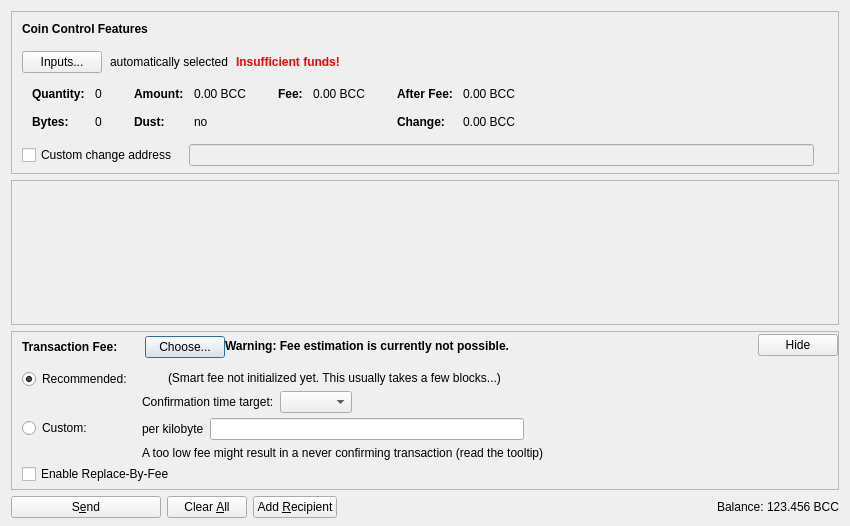
<?xml version="1.0" encoding="UTF-8"?>
<ui version="4.0">
 <class>SendCoinsDialog</class>
 <widget class="QDialog" name="SendCoinsDialog">
  <property name="geometry">
   <rect>
    <x>0</x>
    <y>0</y>
    <width>850</width>
    <height>526</height>
   </rect>
  </property>
  <property name="windowTitle">
   <string>Send Coins</string>
  </property>
  <layout class="QVBoxLayout" name="verticalLayout" stretch="0,1,0,0">
   <property name="bottomMargin">
    <number>8</number>
   </property>
   <item>
    <widget class="QFrame" name="frameCoinControl">
     <property name="sizePolicy">
      <sizepolicy hsizetype="Expanding" vsizetype="Expanding">
       <horstretch>0</horstretch>
       <verstretch>0</verstretch>
      </sizepolicy>
     </property>
     <property name="maximumSize">
      <size>
       <width>16777215</width>
       <height>16777215</height>
      </size>
     </property>
     <property name="frameShape">
      <enum>QFrame::StyledPanel</enum>
     </property>
     <property name="frameShadow">
      <enum>QFrame::Sunken</enum>
     </property>
     <layout class="QVBoxLayout" name="verticalLayoutCoinControl2">
      <property name="spacing">
       <number>0</number>
      </property>
      <property name="leftMargin">
       <number>0</number>
      </property>
      <property name="topMargin">
       <number>0</number>
      </property>
      <property name="rightMargin">
       <number>0</number>
      </property>
      <property name="bottomMargin">
       <number>6</number>
      </property>
      <item>
       <layout class="QVBoxLayout" name="verticalLayoutCoinControl" stretch="0,0,0,0,1">
        <property name="spacing">
         <number>0</number>
        </property>
        <property name="leftMargin">
         <number>10</number>
        </property>
        <property name="topMargin">
         <number>10</number>
        </property>
        <item>
         <layout class="QHBoxLayout" name="horizontalLayoutCoinControl1">
          <property name="bottomMargin">
           <number>15</number>
          </property>
          <item>
           <widget class="QLabel" name="labelCoinControlFeatures">
            <property name="sizePolicy">
             <sizepolicy hsizetype="Preferred" vsizetype="Maximum">
              <horstretch>0</horstretch>
              <verstretch>0</verstretch>
             </sizepolicy>
            </property>
            <property name="font">
             <font>
              <weight>75</weight>
              <bold>true</bold>
             </font>
            </property>
            <property name="styleSheet">
             <string notr="true">font-weight:bold;</string>
            </property>
            <property name="text">
             <string>Coin Control Features</string>
            </property>
           </widget>
          </item>
         </layout>
        </item>
        <item>
         <layout class="QHBoxLayout" name="horizontalLayoutCoinControl2" stretch="0,0,0,0">
          <property name="spacing">
           <number>8</number>
          </property>
          <property name="bottomMargin">
           <number>10</number>
          </property>
          <item>
           <widget class="QPushButton" name="pushButtonCoinControl">
            <property name="styleSheet">
             <string notr="true"/>
            </property>
            <property name="text">
             <string>Inputs...</string>
            </property>
            <property name="autoDefault">
             <bool>false</bool>
            </property>
           </widget>
          </item>
          <item>
           <widget class="QLabel" name="labelCoinControlAutomaticallySelected">
            <property name="text">
             <string>automatically selected</string>
            </property>
            <property name="margin">
             <number>5</number>
            </property>
           </widget>
          </item>
          <item>
           <widget class="QLabel" name="labelCoinControlInsuffFunds">
            <property name="font">
             <font>
              <weight>75</weight>
              <bold>true</bold>
             </font>
            </property>
            <property name="styleSheet">
             <string notr="true">color:red;font-weight:bold;</string>
            </property>
            <property name="text">
             <string>Insufficient funds!</string>
            </property>
            <property name="margin">
             <number>5</number>
            </property>
           </widget>
          </item>
          <item>
           <spacer name="horizontalSpacerCoinControl">
            <property name="orientation">
             <enum>Qt::Horizontal</enum>
            </property>
            <property name="sizeHint" stdset="0">
             <size>
              <width>40</width>
              <height>1</height>
             </size>
            </property>
           </spacer>
          </item>
         </layout>
        </item>
        <item>
         <widget class="QWidget" name="widgetCoinControl" native="true">
          <property name="sizePolicy">
           <sizepolicy hsizetype="Preferred" vsizetype="Preferred">
            <horstretch>0</horstretch>
            <verstretch>0</verstretch>
           </sizepolicy>
          </property>
          <property name="minimumSize">
           <size>
            <width>0</width>
            <height>0</height>
           </size>
          </property>
          <property name="styleSheet">
           <string notr="true"/>
          </property>
          <layout class="QHBoxLayout" name="horizontalLayoutCoinControl5">
           <property name="leftMargin">
            <number>0</number>
           </property>
           <property name="topMargin">
            <number>0</number>
           </property>
           <property name="rightMargin">
            <number>0</number>
           </property>
           <property name="bottomMargin">
            <number>0</number>
           </property>
           <item>
            <layout class="QHBoxLayout" name="horizontalLayoutCoinControl3" stretch="0,0,0,1">
             <property name="spacing">
              <number>20</number>
             </property>
             <property name="topMargin">
              <number>0</number>
             </property>
             <property name="bottomMargin">
              <number>10</number>
             </property>
             <item>
              <layout class="QFormLayout" name="formLayoutCoinControl1">
               <property name="horizontalSpacing">
                <number>10</number>
               </property>
               <property name="verticalSpacing">
                <number>14</number>
               </property>
               <property name="leftMargin">
                <number>10</number>
               </property>
               <property name="topMargin">
                <number>4</number>
               </property>
               <property name="rightMargin">
                <number>6</number>
               </property>
               <item row="0" column="0">
                <widget class="QLabel" name="labelCoinControlQuantityText">
                 <property name="font">
                  <font>
                   <weight>75</weight>
                   <bold>true</bold>
                  </font>
                 </property>
                 <property name="text">
                  <string>Quantity:</string>
                 </property>
                 <property name="margin">
                  <number>0</number>
                 </property>
                </widget>
               </item>
               <item row="0" column="1">
                <widget class="QLabel" name="labelCoinControlQuantity">
                 <property name="cursor">
                  <cursorShape>IBeamCursor</cursorShape>
                 </property>
                 <property name="contextMenuPolicy">
                  <enum>Qt::ActionsContextMenu</enum>
                 </property>
                 <property name="text">
                  <string notr="true">0</string>
                 </property>
                 <property name="margin">
                  <number>0</number>
                 </property>
                 <property name="textInteractionFlags">
                  <set>Qt::LinksAccessibleByMouse|Qt::TextSelectableByKeyboard|Qt::TextSelectableByMouse</set>
                 </property>
                </widget>
               </item>
               <item row="1" column="0">
                <widget class="QLabel" name="labelCoinControlBytesText">
                 <property name="font">
                  <font>
                   <weight>75</weight>
                   <bold>true</bold>
                  </font>
                 </property>
                 <property name="text">
                  <string>Bytes:</string>
                 </property>
                </widget>
               </item>
               <item row="1" column="1">
                <widget class="QLabel" name="labelCoinControlBytes">
                 <property name="cursor">
                  <cursorShape>IBeamCursor</cursorShape>
                 </property>
                 <property name="contextMenuPolicy">
                  <enum>Qt::ActionsContextMenu</enum>
                 </property>
                 <property name="text">
                  <string notr="true">0</string>
                 </property>
                 <property name="textInteractionFlags">
                  <set>Qt::LinksAccessibleByMouse|Qt::TextSelectableByKeyboard|Qt::TextSelectableByMouse</set>
                 </property>
                </widget>
               </item>
              </layout>
             </item>
             <item>
              <layout class="QFormLayout" name="formLayoutCoinControl2">
               <property name="horizontalSpacing">
                <number>10</number>
               </property>
               <property name="verticalSpacing">
                <number>14</number>
               </property>
               <property name="leftMargin">
                <number>6</number>
               </property>
               <property name="topMargin">
                <number>4</number>
               </property>
               <property name="rightMargin">
                <number>6</number>
               </property>
               <item row="0" column="0">
                <widget class="QLabel" name="labelCoinControlAmountText">
                 <property name="font">
                  <font>
                   <weight>75</weight>
                   <bold>true</bold>
                  </font>
                 </property>
                 <property name="text">
                  <string>Amount:</string>
                 </property>
                 <property name="margin">
                  <number>0</number>
                 </property>
                </widget>
               </item>
               <item row="0" column="1">
                <widget class="QLabel" name="labelCoinControlAmount">
                 <property name="cursor">
                  <cursorShape>IBeamCursor</cursorShape>
                 </property>
                 <property name="contextMenuPolicy">
                  <enum>Qt::ActionsContextMenu</enum>
                 </property>
                 <property name="text">
                  <string notr="true">0.00 BCC</string>
                 </property>
                 <property name="textInteractionFlags">
                  <set>Qt::LinksAccessibleByMouse|Qt::TextSelectableByKeyboard|Qt::TextSelectableByMouse</set>
                 </property>
                </widget>
               </item>
               <item row="1" column="0">
                <widget class="QLabel" name="labelCoinControlLowOutputText">
                 <property name="font">
                  <font>
                   <weight>75</weight>
                   <bold>true</bold>
                  </font>
                 </property>
                 <property name="text">
                  <string>Dust:</string>
                 </property>
                </widget>
               </item>
               <item row="1" column="1">
                <widget class="QLabel" name="labelCoinControlLowOutput">
                 <property name="cursor">
                  <cursorShape>IBeamCursor</cursorShape>
                 </property>
                 <property name="contextMenuPolicy">
                  <enum>Qt::ActionsContextMenu</enum>
                 </property>
                 <property name="text">
                  <string notr="true">no</string>
                 </property>
                 <property name="textInteractionFlags">
                  <set>Qt::LinksAccessibleByMouse|Qt::TextSelectableByKeyboard|Qt::TextSelectableByMouse</set>
                 </property>
                </widget>
               </item>
              </layout>
             </item>
             <item>
              <layout class="QFormLayout" name="formLayoutCoinControl3">
               <property name="horizontalSpacing">
                <number>10</number>
               </property>
               <property name="verticalSpacing">
                <number>14</number>
               </property>
               <property name="leftMargin">
                <number>6</number>
               </property>
               <property name="topMargin">
                <number>4</number>
               </property>
               <property name="rightMargin">
                <number>6</number>
               </property>
               <item row="0" column="0">
                <widget class="QLabel" name="labelCoinControlFeeText">
                 <property name="font">
                  <font>
                   <weight>75</weight>
                   <bold>true</bold>
                  </font>
                 </property>
                 <property name="text">
                  <string>Fee:</string>
                 </property>
                 <property name="margin">
                  <number>0</number>
                 </property>
                </widget>
               </item>
               <item row="0" column="1">
                <widget class="QLabel" name="labelCoinControlFee">
                 <property name="cursor">
                  <cursorShape>IBeamCursor</cursorShape>
                 </property>
                 <property name="contextMenuPolicy">
                  <enum>Qt::ActionsContextMenu</enum>
                 </property>
                 <property name="text">
                  <string notr="true">0.00 BCC</string>
                 </property>
                 <property name="textInteractionFlags">
                  <set>Qt::LinksAccessibleByMouse|Qt::TextSelectableByKeyboard|Qt::TextSelectableByMouse</set>
                 </property>
                </widget>
               </item>
              </layout>
             </item>
             <item>
              <layout class="QFormLayout" name="formLayoutCoinControl4">
               <property name="horizontalSpacing">
                <number>10</number>
               </property>
               <property name="verticalSpacing">
                <number>14</number>
               </property>
               <property name="leftMargin">
                <number>6</number>
               </property>
               <property name="topMargin">
                <number>4</number>
               </property>
               <property name="rightMargin">
                <number>6</number>
               </property>
               <item row="0" column="0">
                <widget class="QLabel" name="labelCoinControlAfterFeeText">
                 <property name="font">
                  <font>
                   <weight>75</weight>
                   <bold>true</bold>
                  </font>
                 </property>
                 <property name="text">
                  <string>After Fee:</string>
                 </property>
                 <property name="margin">
                  <number>0</number>
                 </property>
                </widget>
               </item>
               <item row="0" column="1">
                <widget class="QLabel" name="labelCoinControlAfterFee">
                 <property name="cursor">
                  <cursorShape>IBeamCursor</cursorShape>
                 </property>
                 <property name="contextMenuPolicy">
                  <enum>Qt::ActionsContextMenu</enum>
                 </property>
                 <property name="text">
                  <string notr="true">0.00 BCC</string>
                 </property>
                 <property name="textInteractionFlags">
                  <set>Qt::LinksAccessibleByMouse|Qt::TextSelectableByKeyboard|Qt::TextSelectableByMouse</set>
                 </property>
                </widget>
               </item>
               <item row="1" column="0">
                <widget class="QLabel" name="labelCoinControlChangeText">
                 <property name="font">
                  <font>
                   <weight>75</weight>
                   <bold>true</bold>
                  </font>
                 </property>
                 <property name="text">
                  <string>Change:</string>
                 </property>
                </widget>
               </item>
               <item row="1" column="1">
                <widget class="QLabel" name="labelCoinControlChange">
                 <property name="cursor">
                  <cursorShape>IBeamCursor</cursorShape>
                 </property>
                 <property name="contextMenuPolicy">
                  <enum>Qt::ActionsContextMenu</enum>
                 </property>
                 <property name="text">
                  <string notr="true">0.00 BCC</string>
                 </property>
                 <property name="textInteractionFlags">
                  <set>Qt::LinksAccessibleByMouse|Qt::TextSelectableByKeyboard|Qt::TextSelectableByMouse</set>
                 </property>
                </widget>
               </item>
              </layout>
             </item>
            </layout>
           </item>
          </layout>
         </widget>
        </item>
        <item>
         <layout class="QHBoxLayout" name="horizontalLayoutCoinControl4" stretch="0,0,0">
          <property name="spacing">
           <number>12</number>
          </property>
          <property name="sizeConstraint">
           <enum>QLayout::SetDefaultConstraint</enum>
          </property>
          <property name="topMargin">
           <number>5</number>
          </property>
          <property name="rightMargin">
           <number>5</number>
          </property>
          <item>
           <widget class="QCheckBox" name="checkBoxCoinControlChange">
            <property name="toolTip">
             <string>If this is activated, but the change address is empty or invalid, change will be sent to a newly generated address.</string>
            </property>
            <property name="text">
             <string>Custom change address</string>
            </property>
           </widget>
          </item>
          <item>
           <widget class="QValidatedLineEdit" name="lineEditCoinControlChange">
            <property name="enabled">
             <bool>false</bool>
            </property>
            <property name="sizePolicy">
             <sizepolicy hsizetype="Expanding" vsizetype="Fixed">
              <horstretch>0</horstretch>
              <verstretch>0</verstretch>
             </sizepolicy>
            </property>
           </widget>
          </item>
          <item>
           <widget class="QLabel" name="labelCoinControlChangeLabel">
            <property name="sizePolicy">
             <sizepolicy hsizetype="Preferred" vsizetype="Expanding">
              <horstretch>0</horstretch>
              <verstretch>0</verstretch>
             </sizepolicy>
            </property>
            <property name="minimumSize">
             <size>
              <width>0</width>
              <height>0</height>
             </size>
            </property>
            <property name="text">
             <string/>
            </property>
            <property name="margin">
             <number>3</number>
            </property>
           </widget>
          </item>
         </layout>
        </item>
        <item>
         <spacer name="verticalSpacerCoinControl">
          <property name="orientation">
           <enum>Qt::Vertical</enum>
          </property>
          <property name="sizeHint" stdset="0">
           <size>
            <width>800</width>
            <height>1</height>
           </size>
          </property>
         </spacer>
        </item>
       </layout>
      </item>
     </layout>
    </widget>
   </item>
   <item>
    <widget class="QScrollArea" name="scrollArea">
     <property name="widgetResizable">
      <bool>true</bool>
     </property>
     <widget class="QWidget" name="scrollAreaWidgetContents">
      <property name="geometry">
       <rect>
        <x>0</x>
        <y>0</y>
        <width>830</width>
        <height>104</height>
       </rect>
      </property>
      <layout class="QVBoxLayout" name="verticalLayout_2" stretch="0,1">
       <property name="leftMargin">
        <number>0</number>
       </property>
       <property name="topMargin">
        <number>0</number>
       </property>
       <property name="rightMargin">
        <number>0</number>
       </property>
       <property name="bottomMargin">
        <number>0</number>
       </property>
       <item>
        <layout class="QVBoxLayout" name="entries">
         <property name="spacing">
          <number>6</number>
         </property>
        </layout>
       </item>
       <item>
        <spacer name="verticalSpacer">
         <property name="orientation">
          <enum>Qt::Vertical</enum>
         </property>
         <property name="sizeHint" stdset="0">
          <size>
           <width>20</width>
           <height>40</height>
          </size>
         </property>
        </spacer>
       </item>
      </layout>
     </widget>
    </widget>
   </item>
   <item>
    <widget class="QFrame" name="frameFee">
     <property name="sizePolicy">
      <sizepolicy hsizetype="Expanding" vsizetype="Expanding">
       <horstretch>0</horstretch>
       <verstretch>0</verstretch>
      </sizepolicy>
     </property>
     <property name="maximumSize">
      <size>
       <width>16777215</width>
       <height>16777215</height>
      </size>
     </property>
     <property name="frameShape">
      <enum>QFrame::StyledPanel</enum>
     </property>
     <property name="frameShadow">
      <enum>QFrame::Sunken</enum>
     </property>
     <layout class="QVBoxLayout" name="verticalLayoutFee1">
      <property name="spacing">
       <number>0</number>
      </property>
      <property name="leftMargin">
       <number>0</number>
      </property>
      <property name="topMargin">
       <number>0</number>
      </property>
      <property name="rightMargin">
       <number>0</number>
      </property>
      <property name="bottomMargin">
       <number>0</number>
      </property>
      <item>
       <layout class="QVBoxLayout" name="verticalLayoutFee2" stretch="0,0,0">
        <property name="spacing">
         <number>0</number>
        </property>
        <property name="leftMargin">
         <number>10</number>
        </property>
        <property name="topMargin">
         <number>0</number>
        </property>
        <item>
         <layout class="QHBoxLayout" name="horizontalLayoutFee1">
          <property name="bottomMargin">
           <number>0</number>
          </property>
          <item>
           <layout class="QVBoxLayout" name="verticalLayoutFee7">
            <property name="spacing">
             <number>0</number>
            </property>
            <item>
             <spacer name="verticalSpacerSmartFee">
              <property name="orientation">
               <enum>Qt::Vertical</enum>
              </property>
              <property name="sizeType">
               <enum>QSizePolicy::Fixed</enum>
              </property>
              <property name="sizeHint" stdset="0">
               <size>
                <width>1</width>
                <height>4</height>
               </size>
              </property>
             </spacer>
            </item>
            <item>
             <layout class="QHBoxLayout" name="horizontalLayoutSmartFee">
              <property name="spacing">
               <number>10</number>
              </property>
              <item>
               <widget class="QLabel" name="labelFeeHeadline">
                <property name="sizePolicy">
                 <sizepolicy hsizetype="Preferred" vsizetype="Maximum">
                  <horstretch>0</horstretch>
                  <verstretch>0</verstretch>
                 </sizepolicy>
                </property>
                <property name="font">
                 <font>
                  <weight>75</weight>
                  <bold>true</bold>
                 </font>
                </property>
                <property name="styleSheet">
                 <string notr="true">font-weight:bold;</string>
                </property>
                <property name="text">
                 <string>Transaction Fee:</string>
                </property>
               </widget>
              </item>
              <item>
               <widget class="QLabel" name="labelFeeMinimized">
                <property name="text">
                 <string/>
                </property>
               </widget>
              </item>
              <item>
               <widget class="QPushButton" name="buttonChooseFee">
                <property name="text">
                 <string>Choose...</string>
                </property>
               </widget>
              </item>
             </layout>
            </item>
            <item>
             <spacer name="verticalSpacer_5">
              <property name="orientation">
               <enum>Qt::Vertical</enum>
              </property>
              <property name="sizeHint" stdset="0">
               <size>
                <width>1</width>
                <height>1</height>
               </size>
              </property>
             </spacer>
            </item>
           </layout>
          </item>
          <item>
           <widget class="QLabel" name="fallbackFeeWarningLabel">
            <property name="toolTip">
             <string>Using the fallbackfee can result in sending a transaction that will take several hours or days (or never) to confirm. Consider choosing your fee manually or wait until you have validated the complete chain.</string>
            </property>
            <property name="font">
            <font>
                <weight>75</weight>
                <bold>true</bold>
            </font>
            </property>
            <property name="text">
             <string>Warning: Fee estimation is currently not possible.</string>
            </property>
            <property name="wordWrap">
             <bool>false</bool>
            </property>
           </widget>
          </item>
          <item>
           <spacer name="horizontalSpacer_4">
            <property name="orientation">
             <enum>Qt::Horizontal</enum>
            </property>
            <property name="sizeType">
             <enum>QSizePolicy::MinimumExpanding</enum>
            </property>
            <property name="sizeHint" stdset="0">
             <size>
              <width>40</width>
              <height>20</height>
             </size>
            </property>
           </spacer>
          </item>
          <item>
           <widget class="QPushButton" name="buttonMinimizeFee">
            <property name="toolTip">
             <string>Hide transaction fee settings</string>
            </property>
            <property name="text">
             <string>Hide</string>
            </property>
           </widget>
          </item>
         </layout>
        </item>
        <item>
         <widget class="QFrame" name="frameFeeSelection">
          <layout class="QVBoxLayout" name="verticalLayoutFee12">
           <property name="spacing">
            <number>0</number>
           </property>
           <property name="leftMargin">
            <number>0</number>
           </property>
           <property name="topMargin">
            <number>0</number>
           </property>
           <property name="rightMargin">
            <number>0</number>
           </property>
           <property name="bottomMargin">
            <number>0</number>
           </property>
           <item>
            <layout class="QGridLayout" name="gridLayoutFee">
             <property name="topMargin">
              <number>10</number>
             </property>
             <property name="bottomMargin">
              <number>4</number>
             </property>
             <property name="horizontalSpacing">
              <number>10</number>
             </property>
             <property name="verticalSpacing">
              <number>4</number>
             </property>
             <item row="1" column="1">
              <layout class="QVBoxLayout" name="verticalLayoutFee8">
               <property name="spacing">
                <number>6</number>
               </property>
               <item>
                <layout class="QHBoxLayout" name="horizontalLayoutFee13">
                 <item>
                  <widget class="QLabel" name="labelCustomPerKilobyte">
                   <property name="toolTip">
                    <string>Specify a custom fee per kB (1,000 bytes) of the transaction's virtual size.

Note:  Since the fee is calculated on a per-byte basis, a fee of "100 satoshis per kB" for a transaction size of 500 bytes (half of 1 kB) would ultimately yield a fee of only 50 satoshis.</string>
                   </property>
                   <property name="text">
                    <string>per kilobyte</string>
                   </property>
                  </widget>
                 </item>
                 <item>
                  <widget class="BitcoinClassicAmountField" name="customFee"/>
                 </item>
                 <item>
                  <spacer name="horizontalSpacer_6">
                   <property name="orientation">
                    <enum>Qt::Horizontal</enum>
                   </property>
                   <property name="sizeHint" stdset="0">
                    <size>
                     <width>1</width>
                     <height>1</height>
                    </size>
                   </property>
                  </spacer>
                 </item>
                </layout>
               </item>
               <item>
                <layout class="QHBoxLayout" name="horizontalLayoutFee8">
                 <item>
                  <widget class="QLabel" name="labelCustomFeeWarning">
                   <property name="enabled">
                    <bool>true</bool>
                   </property>
                   <property name="toolTip">
                    <string>When there is less transaction volume than space in the blocks, miners as well as relaying nodes may enforce a minimum fee. Paying only this minimum fee is just fine, but be aware that this can result in a never confirming transaction once there is more demand for bitcoin transactions than the network can process.</string>
                   </property>
                   <property name="text">
                    <string>A too low fee might result in a never confirming transaction (read the tooltip)</string>
                   </property>
                  </widget>
                 </item>
                 <item>
                  <spacer name="horizontalSpacer_2">
                   <property name="orientation">
                    <enum>Qt::Horizontal</enum>
                   </property>
                   <property name="sizeHint" stdset="0">
                    <size>
                     <width>1</width>
                     <height>1</height>
                    </size>
                   </property>
                  </spacer>
                 </item>
                </layout>
               </item>
              </layout>
             </item>
             <item row="0" column="0">
              <layout class="QVBoxLayout" name="verticalLayoutFee4" stretch="0,1">
               <item>
                <widget class="QRadioButton" name="radioSmartFee">
                 <property name="text">
                  <string>Recommended:</string>
                 </property>
                 <property name="checked">
                  <bool>true</bool>
                 </property>
                 <attribute name="buttonGroup">
                  <string notr="true">groupFee</string>
                 </attribute>
                </widget>
               </item>
               <item>
                <spacer name="verticalSpacer_2">
                 <property name="orientation">
                  <enum>Qt::Vertical</enum>
                 </property>
                 <property name="sizeHint" stdset="0">
                  <size>
                   <width>1</width>
                   <height>1</height>
                  </size>
                 </property>
                </spacer>
               </item>
              </layout>
             </item>
             <item row="1" column="0">
              <layout class="QVBoxLayout" name="verticalLayoutFee9" stretch="0,1">
               <item>
                <widget class="QRadioButton" name="radioCustomFee">
                 <property name="text">
                  <string>Custom:</string>
                 </property>
                 <attribute name="buttonGroup">
                  <string notr="true">groupFee</string>
                 </attribute>
                </widget>
               </item>
               <item>
                <spacer name="verticalSpacer_6">
                 <property name="orientation">
                  <enum>Qt::Vertical</enum>
                 </property>
                 <property name="sizeHint" stdset="0">
                  <size>
                   <width>1</width>
                   <height>1</height>
                  </size>
                 </property>
                </spacer>
               </item>
              </layout>
             </item>
             <item row="0" column="1">
              <layout class="QVBoxLayout" name="verticalLayoutFee3" stretch="0,0,1">
               <property name="spacing">
                <number>6</number>
               </property>
               <property name="topMargin">
                <number>2</number>
               </property>
               <item>
                <layout class="QHBoxLayout" name="horizontalLayoutFee12">
                 <item>
                  <widget class="QLabel" name="labelSmartFee">
                   <property name="text">
                    <string/>
                   </property>
                  </widget>
                 </item>
                 <item>
                  <widget class="QLabel" name="labelFeeEstimation">
                   <property name="text">
                    <string/>
                   </property>
                  </widget>
                 </item>
                 <item>
                  <widget class="QLabel" name="labelSmartFee2">
                   <property name="text">
                    <string>(Smart fee not initialized yet. This usually takes a few blocks...)</string>
                   </property>
                  </widget>
                 </item>
                 <item>
                  <spacer name="horizontalSpacer_5">
                   <property name="orientation">
                    <enum>Qt::Horizontal</enum>
                   </property>
                   <property name="sizeHint" stdset="0">
                    <size>
                     <width>1</width>
                     <height>1</height>
                    </size>
                   </property>
                  </spacer>
                 </item>
                </layout>
               </item>
               <item>
                <layout class="QHBoxLayout" name="horizontalLayoutFee9">
                 <item>
                  <layout class="QVBoxLayout" name="verticalLayoutFee6">
                   <item>
                    <widget class="QLabel" name="labelSmartFee3">
                     <property name="text">
                      <string>Confirmation time target:</string>
                     </property>
                    </widget>
                   </item>
                  </layout>
                 </item>
                 <item>
                  <layout class="QVBoxLayout" name="verticalLayoutFee5">
                   <property name="rightMargin">
                    <number>30</number>
                   </property>
                   <item>
                    <layout class="QHBoxLayout" name="horizontalLayoutConfTarget">
                     <property name="bottomMargin">
                      <number>0</number>
                     </property>
                     <item>
                      <widget class="QComboBox" name="confTargetSelector"/>
                     </item>
                     <item>
                      <spacer name="horizontalSpacerConfTarget">
                       <property name="orientation">
                        <enum>Qt::Horizontal</enum>
                       </property>
                       <property name="sizeHint" stdset="0">
                        <size>
                         <width>40</width>
                         <height>20</height>
                        </size>
                       </property>
                      </spacer>
                     </item>
                    </layout>
                   </item>
                  </layout>
                 </item>
                </layout>
               </item>
               <item>
                <spacer name="verticalSpacer_4">
                 <property name="orientation">
                  <enum>Qt::Vertical</enum>
                 </property>
                 <property name="sizeHint" stdset="0">
                  <size>
                   <width>1</width>
                   <height>1</height>
                  </size>
                 </property>
                </spacer>
               </item>
              </layout>
             </item>
            </layout>
           </item>
           <item>
            <widget class="QCheckBox" name="optInRBF">
             <property name="text">
              <string>Enable Replace-By-Fee</string>
             </property>
             <property name="toolTip">
              <string>With Replace-By-Fee (BIP-125) you can increase a transaction's fee after it is sent. Without this, a higher fee may be recommended to compensate for increased transaction delay risk.</string>
             </property>
            </widget>
           </item>
          </layout>
         </widget>
        </item>
        <item>
         <spacer name="verticalSpacerFee">
          <property name="orientation">
           <enum>Qt::Vertical</enum>
          </property>
          <property name="sizeHint" stdset="0">
           <size>
            <width>40</width>
            <height>5</height>
           </size>
          </property>
         </spacer>
        </item>
       </layout>
      </item>
     </layout>
    </widget>
   </item>
   <item>
    <layout class="QHBoxLayout" name="horizontalLayout">
     <item>
      <widget class="QPushButton" name="sendButton">
       <property name="minimumSize">
        <size>
         <width>150</width>
         <height>0</height>
        </size>
       </property>
       <property name="toolTip">
        <string>Confirm the send action</string>
       </property>
       <property name="text">
        <string>S&amp;end</string>
       </property>
       <property name="icon">
        <iconset resource="../bitcoin.qrc">
         <normaloff>:/icons/send</normaloff>:/icons/send</iconset>
       </property>
       <property name="autoDefault">
        <bool>false</bool>
       </property>
       <property name="default">
        <bool>false</bool>
       </property>
      </widget>
     </item>
     <item>
      <widget class="QPushButton" name="clearButton">
       <property name="sizePolicy">
        <sizepolicy hsizetype="Minimum" vsizetype="Fixed">
         <horstretch>0</horstretch>
         <verstretch>0</verstretch>
        </sizepolicy>
       </property>
       <property name="toolTip">
        <string>Clear all fields of the form.</string>
       </property>
       <property name="text">
        <string>Clear &amp;All</string>
       </property>
       <property name="icon">
        <iconset resource="../bitcoin.qrc">
         <normaloff>:/icons/remove</normaloff>:/icons/remove</iconset>
       </property>
       <property name="autoDefault">
        <bool>false</bool>
       </property>
      </widget>
     </item>
     <item>
      <widget class="QPushButton" name="addButton">
       <property name="toolTip">
        <string>Send to multiple recipients at once</string>
       </property>
       <property name="text">
        <string>Add &amp;Recipient</string>
       </property>
       <property name="icon">
        <iconset resource="../bitcoin.qrc">
         <normaloff>:/icons/add</normaloff>:/icons/add</iconset>
       </property>
       <property name="autoDefault">
        <bool>false</bool>
       </property>
      </widget>
     </item>
     <item>
      <spacer name="horizontalSpacer">
       <property name="orientation">
        <enum>Qt::Horizontal</enum>
       </property>
       <property name="sizeHint" stdset="0">
        <size>
         <width>40</width>
         <height>20</height>
        </size>
       </property>
      </spacer>
     </item>
     <item>
      <layout class="QHBoxLayout" name="horizontalLayout_2">
       <property name="spacing">
        <number>3</number>
       </property>
       <item>
        <widget class="QLabel" name="label">
         <property name="sizePolicy">
          <sizepolicy hsizetype="Preferred" vsizetype="Fixed">
           <horstretch>0</horstretch>
           <verstretch>0</verstretch>
          </sizepolicy>
         </property>
         <property name="text">
          <string>Balance:</string>
         </property>
        </widget>
       </item>
       <item>
        <widget class="QLabel" name="labelBalance">
         <property name="sizePolicy">
          <sizepolicy hsizetype="Preferred" vsizetype="Fixed">
           <horstretch>0</horstretch>
           <verstretch>0</verstretch>
          </sizepolicy>
         </property>
         <property name="cursor">
          <cursorShape>IBeamCursor</cursorShape>
         </property>
         <property name="text">
          <string notr="true">123.456 BCC</string>
         </property>
         <property name="textInteractionFlags">
          <set>Qt::LinksAccessibleByMouse|Qt::TextSelectableByKeyboard|Qt::TextSelectableByMouse</set>
         </property>
        </widget>
       </item>
      </layout>
     </item>
    </layout>
   </item>
  </layout>
 </widget>
 <customwidgets>
  <customwidget>
   <class>QValidatedLineEdit</class>
   <extends>QLineEdit</extends>
   <header>qt/qvalidatedlineedit.h</header>
  </customwidget>
  <customwidget>
   <class>BitcoinClassicAmountField</class>
   <extends>QLineEdit</extends>
   <header>qt/bitcoinamountfield.h</header>
   <container>1</container>
  </customwidget>
 </customwidgets>
 <resources>
  <include location="../bitcoin.qrc"/>
 </resources>
 <connections/>
 <buttongroups>
  <buttongroup name="groupFee"/>
 </buttongroups>
</ui>
